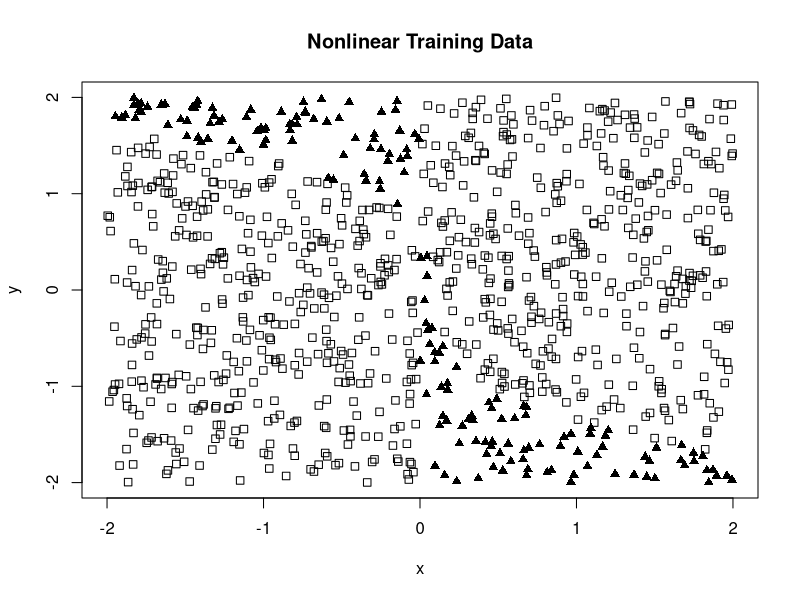
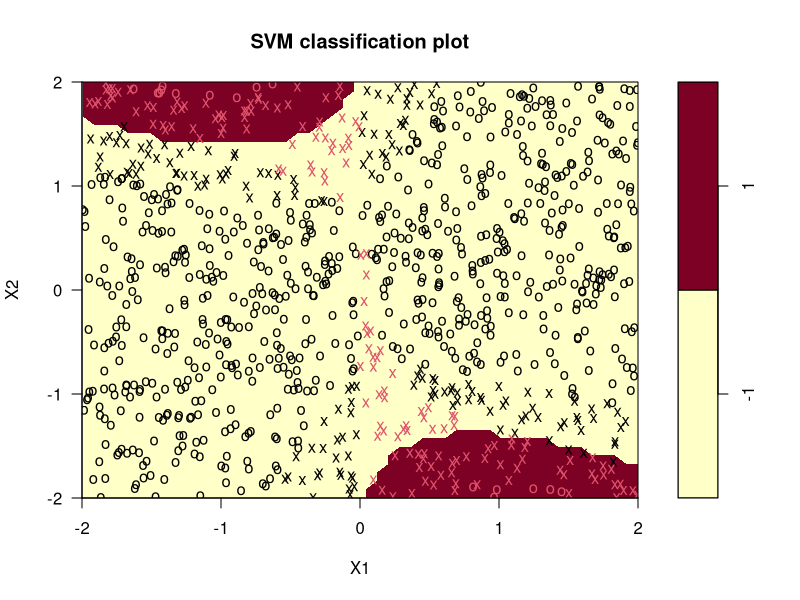

These figures' R source, in order:
#This example uses a somewhat complex nonlinear decision boundary,
# the same as example 3, but uses nu-SVM regularization.


#load the e1071 library
library("e1071")

# This function generates nonlinearly-separable data in two dimensions.
#  a,b,c: the coefficients of x, y, and the bias
#  xmin, xmax: bounds on x values
#  ymin, ymax: bounds on y values
#  npts: number of sample points to generate
sample_nonlinear_data = function(a, b, c, xmin, xmax, ymin, ymax, npts)
{
	#initialize arrays to hold data
	xy = array(0, dim=c(npts, 2))
	cls = array(0, dim=c(npts, 1))
	nGenPnts = 0;
	#create sample data points
	while (nGenPnts < npts) {
		#generate random (x,y) location within bounds
		x = runif(1, min=xmin, max=xmax) #generate uniform random numbers between xmin and xmax
		y = runif(1, min=ymin, max=ymax) #generate uniform random numbers between ymin and ymax
		
		#compute margin of (x,y)
		z = a*x^2 + b*y^3*x + c*cos(y)*sin(x)
		
		#compute class of (x,y)
		xyCls = sign(z)
		
		#save point
		xy[nGenPnts+1, 1] = x
		xy[nGenPnts+1, 2] = y
		cls[nGenPnts+1] = xyCls
		nGenPnts = nGenPnts + 1
	}
	#convert locations and classes into a data frame
	ds = data.frame(xy, cls=as.factor(cls))

	return(ds)
}


# Plot a dataset returned from sample_linear_data
#  ds: the dataset
#  title: the plot title
plot_data = function(ds, title="Dataset")
{
	x = ds[ , 1]
	y = ds[ , 2]
	cls = ds$cls
	
	c1 = cls == levels(cls)[1]
	c2 = cls == levels(cls)[2]
	
	plot(x[c1], y[c1], type="p", pch=0, main=title, xlab="x", ylab="y", ylim=c(-2, 2), xlim=c(-2, 2))
	points(x[c2], y[c2], pch=17)	
}


#compute the zero-one loss, the proportion of mis-classified values
zero_one_loss = function(pred_vals, real_vals)
{
   #convert factors to numeric values
   pred_vals = as.numeric(pred_vals)
   real_vals = as.numeric(real_vals)

   loss = 0	
	#each mis-classification adds one to the sum
	for (i in 1:length(pred_vals)) {
		if (pred_vals[i] != real_vals[i]) {
			loss = loss + 1
		}	
	}
	
	#normalize the loss by the # of predicted values, turning it into a proportion
	result = loss/length(pred_vals)
   return(result)
}


#generate some sample nonlinear data
a = -0.5
b = -0.2
c = 0.05
npts = 1000
trainingData = sample_nonlinear_data(a, b, c, -2, 2, -2, 2, npts)

#visualize the sample data
plot_data(trainingData, "Nonlinear Training Data")

#train a simple linear SVM on the data.
# The parameter nu is an upper bound on fraction of margin errors, and
# a lower bound on the fraction of support vectors used. As you increase
# nu, the number of support vectors goes up, which overfits the training
# data and hurts generalization performance.
svmModel = svm(cls ~ ., data=trainingData, kernel="radial", type="nu-classification", nu=0.3)
summary(svmModel)

#use the built-in plot.svm function to display decision boundary
#and support vectors
X11() #quartz() on mac, windows() on MS windows - opens a new plot window
plot(svmModel, trainingData, X2 ~ X1, ylim=c(-2, 2), xlim=c(-2, 2))

#create 30 test data points for validation
testData = sample_nonlinear_data(a, b, c, -2, 2, -2, 2, 50)

#predict the output of the test data
predClasses = predict(svmModel, testData)

#compute the prediction performance
perf = zero_one_loss(predClasses, testData$cls)

perfStr = sprintf('SVM Performance: %0.1f%% incorrect predictions on test data', perf*100)
print(perfStr)
